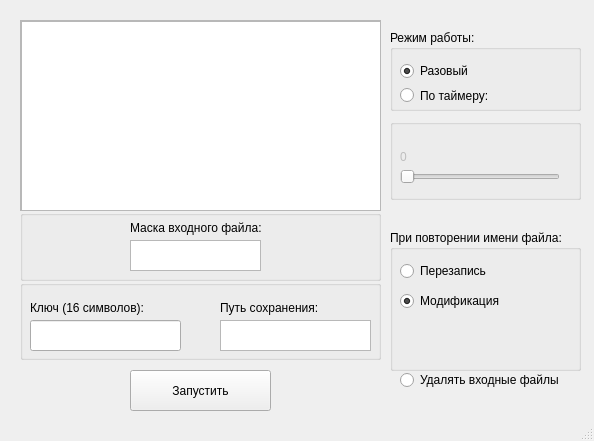
<?xml version="1.0" encoding="UTF-8"?>
<ui version="4.0">
 <class>MainWindow</class>
 <widget class="QMainWindow" name="MainWindow">
  <property name="geometry">
   <rect>
    <x>0</x>
    <y>0</y>
    <width>594</width>
    <height>441</height>
   </rect>
  </property>
  <property name="windowTitle">
   <string>File Modifier</string>
  </property>
  <widget class="QWidget" name="centralwidget">
   <widget class="QGroupBox" name="groupBox">
    <property name="geometry">
     <rect>
      <x>20</x>
      <y>210</y>
      <width>361</width>
      <height>71</height>
     </rect>
    </property>
    <property name="title">
     <string/>
    </property>
    <widget class="QTextEdit" name="file_mask_textbox">
     <property name="geometry">
      <rect>
       <x>110</x>
       <y>30</y>
       <width>131</width>
       <height>31</height>
      </rect>
     </property>
    </widget>
    <widget class="QLabel" name="label">
     <property name="geometry">
      <rect>
       <x>110</x>
       <y>10</y>
       <width>141</width>
       <height>16</height>
      </rect>
     </property>
     <property name="text">
      <string>Маска входного файла:</string>
     </property>
    </widget>
   </widget>
   <widget class="QRadioButton" name="delete_mode">
    <property name="geometry">
     <rect>
      <x>400</x>
      <y>370</y>
      <width>161</width>
      <height>20</height>
     </rect>
    </property>
    <property name="text">
     <string>Удалять входные файлы</string>
    </property>
   </widget>
   <widget class="QScrollArea" name="scrollArea">
    <property name="geometry">
     <rect>
      <x>20</x>
      <y>20</y>
      <width>361</width>
      <height>191</height>
     </rect>
    </property>
    <property name="widgetResizable">
     <bool>true</bool>
    </property>
    <widget class="QWidget" name="scrollAreaWidgetContents">
     <property name="geometry">
      <rect>
       <x>0</x>
       <y>0</y>
       <width>359</width>
       <height>189</height>
      </rect>
     </property>
     <widget class="QListWidget" name="listWidget">
      <property name="geometry">
       <rect>
        <x>0</x>
        <y>0</y>
        <width>361</width>
        <height>191</height>
       </rect>
      </property>
      <property name="selectionMode">
       <enum>QAbstractItemView::SelectionMode::NoSelection</enum>
      </property>
     </widget>
    </widget>
   </widget>
   <widget class="QGroupBox" name="groupBox_2">
    <property name="geometry">
     <rect>
      <x>390</x>
      <y>30</y>
      <width>191</width>
      <height>81</height>
     </rect>
    </property>
    <property name="title">
     <string>Режим работы:</string>
    </property>
    <widget class="QRadioButton" name="once_mode">
     <property name="geometry">
      <rect>
       <x>10</x>
       <y>30</y>
       <width>91</width>
       <height>22</height>
      </rect>
     </property>
     <property name="text">
      <string>Разовый</string>
     </property>
     <property name="checked">
      <bool>true</bool>
     </property>
    </widget>
    <widget class="QRadioButton" name="timer_mode">
     <property name="geometry">
      <rect>
       <x>10</x>
       <y>50</y>
       <width>91</width>
       <height>31</height>
      </rect>
     </property>
     <property name="text">
      <string>По таймеру:</string>
     </property>
    </widget>
   </widget>
   <widget class="QGroupBox" name="groupBox_3">
    <property name="geometry">
     <rect>
      <x>390</x>
      <y>230</y>
      <width>191</width>
      <height>141</height>
     </rect>
    </property>
    <property name="title">
     <string>При повторении имени файла:</string>
    </property>
    <widget class="QRadioButton" name="rewrite_mode">
     <property name="geometry">
      <rect>
       <x>10</x>
       <y>30</y>
       <width>101</width>
       <height>22</height>
      </rect>
     </property>
     <property name="text">
      <string>Перезапись</string>
     </property>
    </widget>
    <widget class="QRadioButton" name="modify_mode">
     <property name="geometry">
      <rect>
       <x>10</x>
       <y>60</y>
       <width>101</width>
       <height>22</height>
      </rect>
     </property>
     <property name="text">
      <string>Модификация</string>
     </property>
     <property name="checked">
      <bool>true</bool>
     </property>
    </widget>
   </widget>
   <widget class="QPushButton" name="run_button">
    <property name="geometry">
     <rect>
      <x>130</x>
      <y>370</y>
      <width>141</width>
      <height>41</height>
     </rect>
    </property>
    <property name="text">
     <string>Запустить</string>
    </property>
   </widget>
   <widget class="QGroupBox" name="groupBox_4">
    <property name="geometry">
     <rect>
      <x>20</x>
      <y>280</y>
      <width>361</width>
      <height>80</height>
     </rect>
    </property>
    <property name="title">
     <string/>
    </property>
    <widget class="QTextEdit" name="savePathTextBox">
     <property name="geometry">
      <rect>
       <x>200</x>
       <y>40</y>
       <width>151</width>
       <height>31</height>
      </rect>
     </property>
    </widget>
    <widget class="QLabel" name="label_2">
     <property name="geometry">
      <rect>
       <x>10</x>
       <y>20</y>
       <width>151</width>
       <height>16</height>
      </rect>
     </property>
     <property name="text">
      <string>Ключ (16 символов):</string>
     </property>
    </widget>
    <widget class="QLabel" name="label_3">
     <property name="geometry">
      <rect>
       <x>200</x>
       <y>20</y>
       <width>151</width>
       <height>16</height>
      </rect>
     </property>
     <property name="text">
      <string>Путь сохранения:</string>
     </property>
    </widget>
    <widget class="QLineEdit" name="keyTextBox">
     <property name="geometry">
      <rect>
       <x>10</x>
       <y>40</y>
       <width>151</width>
       <height>31</height>
      </rect>
     </property>
    </widget>
   </widget>
   <widget class="QGroupBox" name="timerBox">
    <property name="enabled">
     <bool>false</bool>
    </property>
    <property name="geometry">
     <rect>
      <x>390</x>
      <y>119</y>
      <width>191</width>
      <height>81</height>
     </rect>
    </property>
    <property name="title">
     <string/>
    </property>
    <widget class="QSlider" name="timerSlider">
     <property name="geometry">
      <rect>
       <x>10</x>
       <y>50</y>
       <width>160</width>
       <height>16</height>
      </rect>
     </property>
     <property name="maximum">
      <number>60</number>
     </property>
     <property name="orientation">
      <enum>Qt::Orientation::Horizontal</enum>
     </property>
    </widget>
    <widget class="QLabel" name="gapLabel">
     <property name="geometry">
      <rect>
       <x>10</x>
       <y>30</y>
       <width>41</width>
       <height>16</height>
      </rect>
     </property>
     <property name="layoutDirection">
      <enum>Qt::LayoutDirection::RightToLeft</enum>
     </property>
     <property name="text">
      <string>0</string>
     </property>
    </widget>
   </widget>
  </widget>
  <widget class="QStatusBar" name="statusbar"/>
 </widget>
 <resources/>
 <connections>
  <connection>
   <sender>once_mode</sender>
   <signal>toggled(bool)</signal>
   <receiver>timerBox</receiver>
   <slot>setDisabled(bool)</slot>
   <hints>
    <hint type="sourcelabel">
     <x>403</x>
     <y>73</y>
    </hint>
    <hint type="destinationlabel">
     <x>391</x>
     <y>141</y>
    </hint>
   </hints>
  </connection>
 </connections>
</ui>
